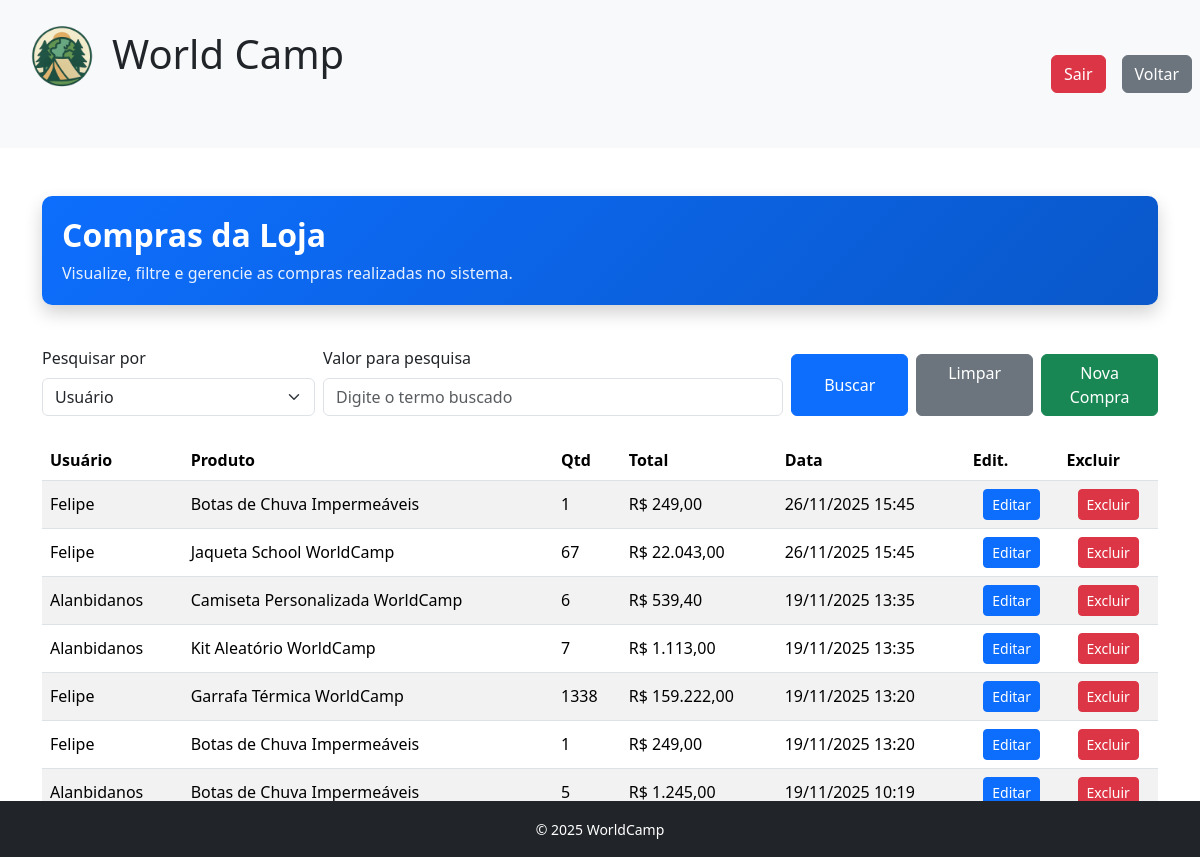
Screenshot of /telas/loja/lojaList.php (signed in) with the database file from the repository.
### tables this page shows
CREATE TABLE IF NOT EXISTS `compras_realizadas` (
  `id` int NOT NULL AUTO_INCREMENT,
  `nome_usuario` varchar(50) NOT NULL DEFAULT '',
  `produtos_json` text NOT NULL,
  `data_compra` datetime DEFAULT CURRENT_TIMESTAMP,
  PRIMARY KEY (`id`)
);

### database/db.class.php (called while the page is built, shortened)
<?php
class db
{
    private $host = "localhost";
    private $user = "root";
    private $password = "";
    private $port = "3306";
    private $dbname = "WorldCamp";
    public function conn()
    {
        try {
            $conn = new PDO(
                "mysql:host=$this->host;dbname=$this->dbname;port=$this->port",
                $this->user,
                $this->password,
                [
                    PDO::ATTR_ERRMODE => PDO::ERRMODE_EXCEPTION,
                    PDO::MYSQL_ATTR_INIT_COMMAND => "SET NAMES utf8"
                ]
            );
            return $conn;
        } catch (PDOException $e) {
            echo "Erro: " . $e->getMessage();
            exit;
        }
    }
public function getComprasFiltradas($post)
{
    return $this->getCompras();
}
    public function getCompras()
    {
        $conn = $this->conn();
        $sql = "SELECT * FROM compras_realizadas ORDER BY data_compra DESC";
        $st = $conn->prepare($sql);
        $st->execute();
        $comprasBD = $st->fetchAll(PDO::FETCH_ASSOC);
        $compras = [];
        foreach ($comprasBD as $c) {
            $compras[] = [
                'id'           => $c['id'],
                'nome_usuario' => $c['nome_usuario'],
                'data'         => $c['data_compra'],
                'itens'        => json_decode($c['produtos_json'], true)
            ];
        }
        return $compras;
    }
}
?>

### telas/loja/lojaList.php (the view, shortened to what this page needs)
<?php
include '../../database/db.class.php';
$db = new db();
$db->checkLogin();
include '../../header.php';
$db->processarUpdateCompra();
$db->processarExclusaoCompra();
$compras = $db->getComprasFiltradas($_POST);
?>
<div class="container my-4">
    <div class="hero-compras">
        <h2>Compras da Loja</h2>
        <p>Visualize, filtre e gerencie as compras realizadas no sistema.</p>
    </div>
    <form action="lojaList.php" method="POST" class="mb-4">
    <div class="row g-2 align-items-end">
        <div class="col-md-3">
            <label class="form-label">Pesquisar por</label>
            <select name="tipo" class="form-select">
                <option value="usuario">Usuário</option>
            </select>
        </div>
        <div class="col-md-5">
            <label class="form-label">Valor para pesquisa</label>
            <input type="text" name="valor" class="form-control" placeholder="Digite o termo buscado">
        </div>
        <div class="col-md-4 d-flex gap-2">
            <button class="btn btn-primary w-100 mt-4">Buscar</button>
            <a href="lojaList.php" class="btn btn-secondary w-100 mt-4">Limpar</a>
            <a href="./lojaForm.php" class="btn btn-success w-100 mt-4">
                Nova Compra
            </a>
        </div>
    </div>
</form>
    <div class="table-responsive">
        <table class="table table-striped table-hover table-reservas align-middle">
            <thead>
            <tr>
                <th>Usuário</th>
                <th>Produto</th>
                <th>Qtd</th>
                <th>Total</th>
                <th>Data</th>
                <th>Edit.</th>
                <th>Excluir</th>
            </tr>
            </thead>
            <tbody>
            <?php foreach ($compras as $c): ?>
                <?php foreach ($c['itens'] as $i => $item): ?>
                    <tr>
                        <form method="POST">
                            <td><?= $c['nome_usuario'] ?></td>
                            <td><?= $item['nome'] ?></td>
                            <td>
                                <?php if (isset($_GET['editar']) && $_GET['editar'] == $c['id'] && $_GET['item'] == $i): ?>
                                    <input type="number" name="quantidade" class="form-control" value="<?= $item['quantidade'] ?>">
                                    <input type="hidden" name="itemIndex" value="<?= $i ?>">
                                <?php else: ?>
                                    <?= $item['quantidade'] ?>
                                <?php endif; ?>
                            </td>
                            <td>R$ <?= number_format($item['preco'] * $item['quantidade'], 2, ",", ".") ?></td>
                            <td><?= date("d/m/Y H:i", strtotime($c['data'])) ?></td>
                            <td class="text-center">
                                <?php if (isset($_GET['editar']) && $_GET['editar'] == $c['id'] && $_GET['item'] == $i): ?>
                                    <input type="hidden" name="id" value="<?= $c['id'] ?>">
                                    <button name="salvar" class="btn btn-success btn-sm">Salvar</button>
                                    <a href="lojaList.php" class="btn btn-secondary btn-sm">Cancelar</a>
                                <?php else: ?>
                                    <a href="lojaList.php?editar=<?= $c['id'] ?>&item=<?= $i ?>" class="btn btn-primary btn-sm">Editar</a>
                                <?php endif; ?>
                            </td>
                            <td class="text-center">
                                <a href="lojaList.php?excluir=<?= $c['id'] ?>"
                                   onclick="return confirm('Excluir compra inteira?')"
                                   class="btn btn-danger btn-sm">
                                    Excluir
                                </a>
                            </td>
                        </form>
                    </tr>
                <?php endforeach; ?>
            <?php endforeach; ?>
            </tbody>
        </table>
    </div>
</div>
<?php include '../../footer.php'; ?>

### telas/loja/lojaList.php (style rules this page uses)
.hero-compras { background: linear-gradient(135deg, #0d6efd, #0a58ca); color: #fff; padding: 20px; border-radius: 10px; margin-bottom: 25px; box-shadow: 0 8px 18px rgba(0, 0, 0, 0.18); }
.hero-compras h2 { margin: 0; font-weight: 700; }
.hero-compras p { margin: 0.4rem 0 0; opacity: 0.9; }
.table-reservas thead { background-color: #f8faf9; }

### rows the page displays
compras_realizadas: nome_usuario "Felipe", nome "Botas de Chuva Impermeáveis", quantidade "1", quantidade "249,00", data_compra "26/11/2025 15:45", nome "Jaqueta School WorldCamp", quantidade "67", quantidade "22.043,00"
compras_realizadas: nome_usuario "Alanbidanos", nome "Camiseta Personalizada WorldCamp", quantidade "6", quantidade "539,40", data_compra "19/11/2025 13:35", nome "Kit Aleatório WorldCamp", quantidade "7", quantidade "1.113,00"
compras_realizadas: nome_usuario "Felipe", nome "Garrafa Térmica WorldCamp", quantidade "1338", quantidade "159.222,00", data_compra "19/11/2025 13:20", nome "Botas de Chuva Impermeáveis", quantidade "1", quantidade "249,00"
compras_realizadas: nome_usuario "Alanbidanos", nome "Botas de Chuva Impermeáveis", quantidade "5", quantidade "1.245,00", data_compra "19/11/2025 10:19"
